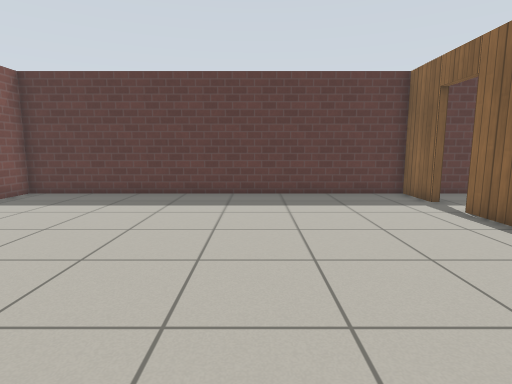
view 1 (above)

19 first-person views from a walk through a Gazebo world. The camera is 0.94 m above the floor, tilts 8° down and sees 80° across. The floor is counted in squares, 0.5 m on a side. Each view is taken from the middle of a square. On the plan, view 1 faces up. The plan holds only what a view shows up to about 16 squares ahead; the rest is blank. Simple patterns stand in for the simulator's built-in surfaces.

view 2
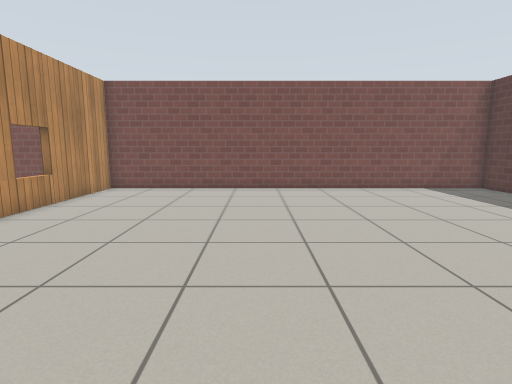

view 3
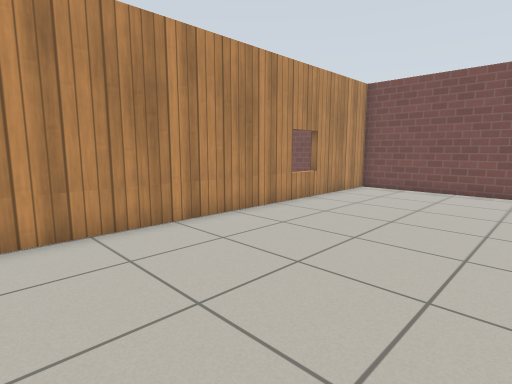

view 4
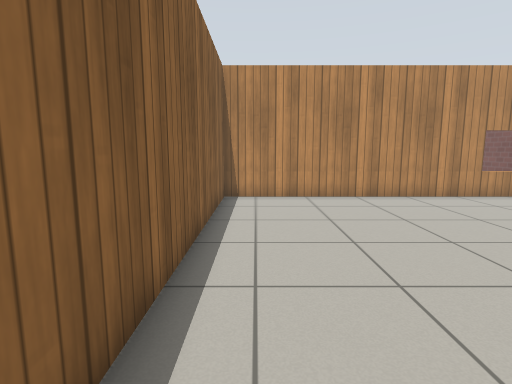

view 5
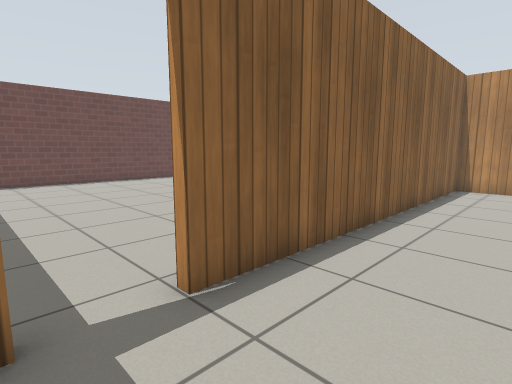

view 6
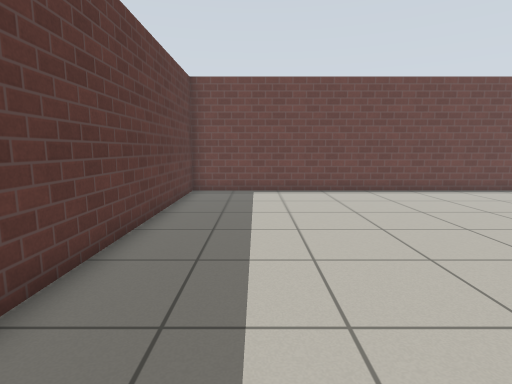

view 7
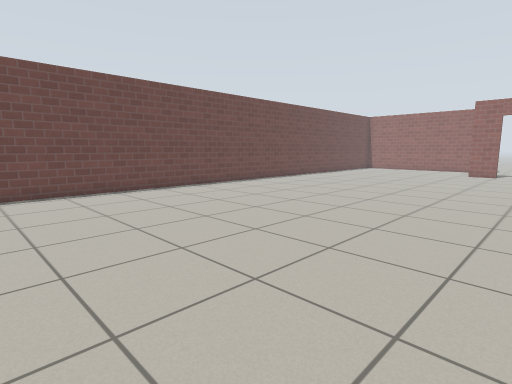

view 8
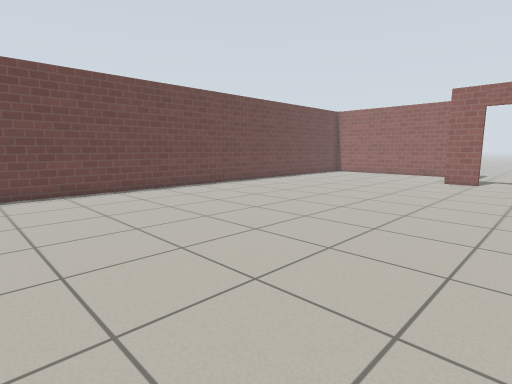

view 9
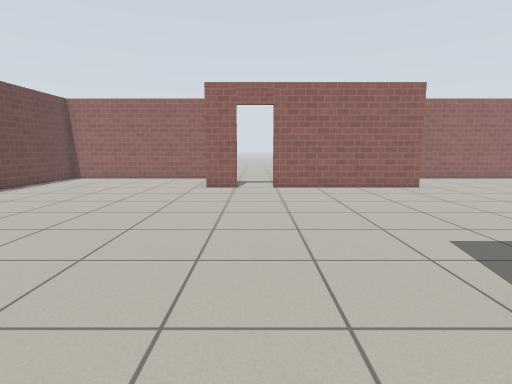

view 10
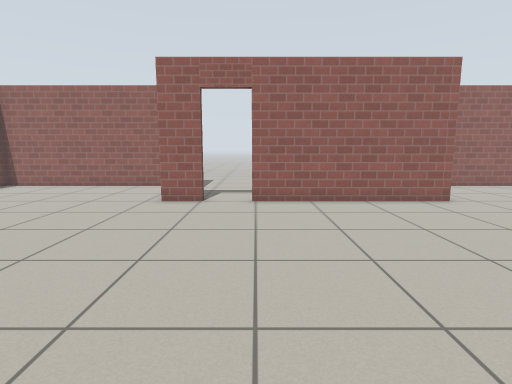

view 11
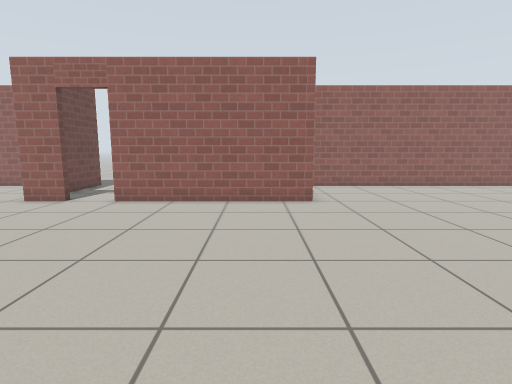

view 12
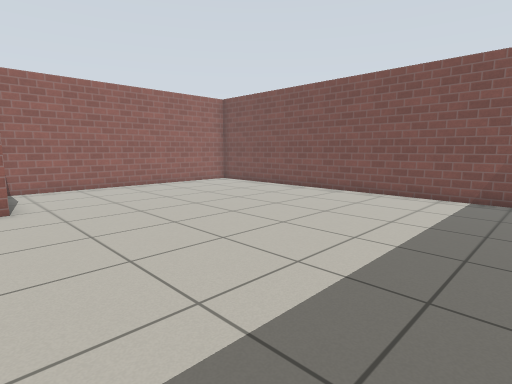

view 13
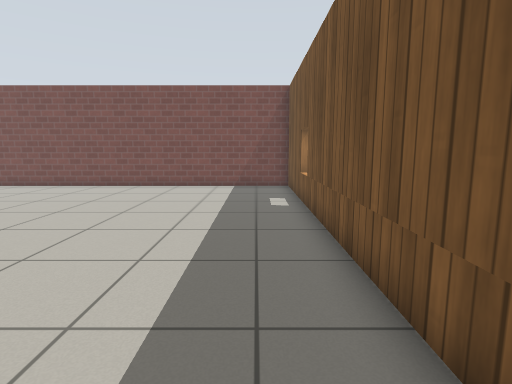

view 14
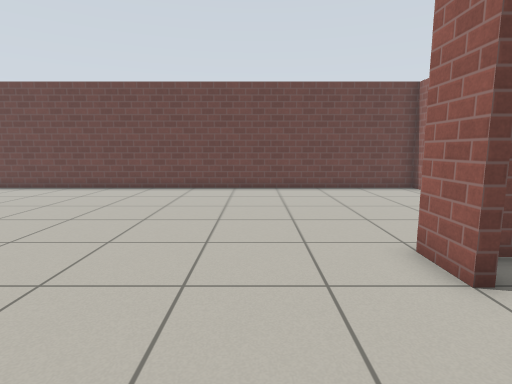

view 15
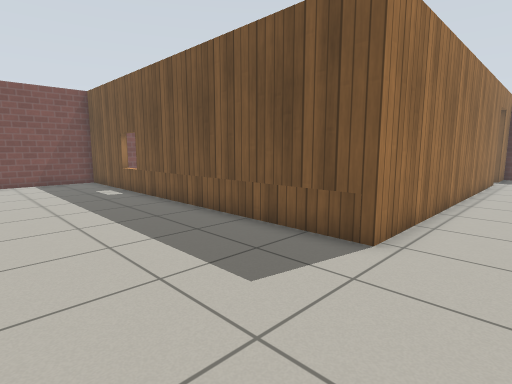

view 16
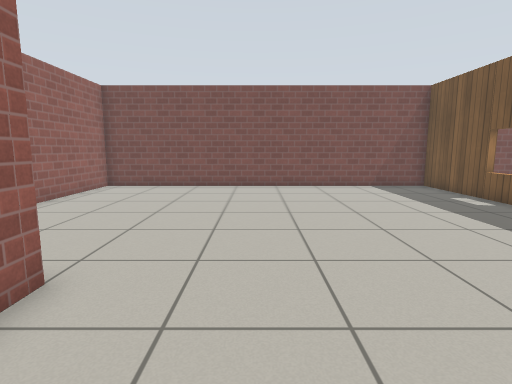

view 17
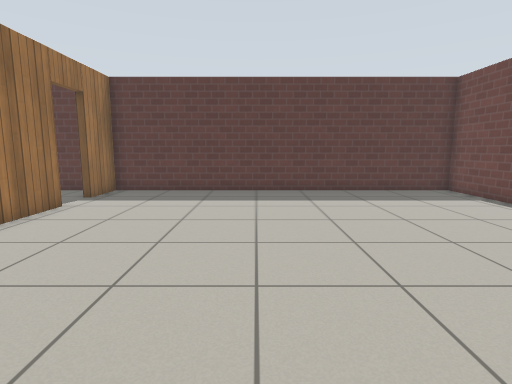

view 18
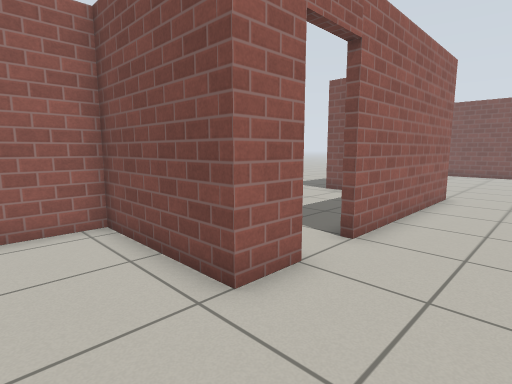

view 19
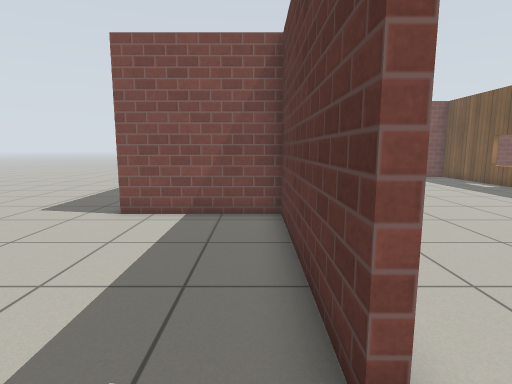

### Floor plan
Ten units are one square. View 1 is at (0, 0); x grows to the right and y downward. Boxes are objects, and circles mark ways between rooms. Rooms are numbered by the first view taken in them; rooms with no view inside come last. Other rooms are left out.
<svg viewBox="-102 -134 325 359">
<path fill="none" stroke="#000" d="M63 -108 63 -129 -97 -129 -97 50 63 50 63 -90M109 170 124 170 124 217 218 217 218 -129 66 -129 66 -108M19 170 91 170M66 -90 66 53 -97 53 -97 217 15 217M91 173 22 173 22 220M121 220 121 182"/>
<circle cx="63" cy="-97" r="3" fill="#2a7"/>
<circle cx="105" cy="170" r="3" fill="#2a7"/>
<text x="-20" y="-40">1</text>
<text x="90" y="70">2</text>
<text x="60" y="180">3</text>
</svg>
Room 1 opens to room 2. Room 2 opens to room 3.

Where each view was taken, in squares from view 1:
view 1: 0 up, 0 right, facing up
view 2: 2 up, 5 right, facing left
view 3: 2 up, 5 right, facing down-left
view 4: 7 up, 5 right, facing down
view 5: 11 up, 3 right, facing down-right
view 6: 10 up, 8 right, facing right
view 7: 8 up, 8 right, facing down-right
view 8: 2 up, 8 right, facing down-right
view 9: 2 down, 10 right, facing down
view 10: 6 down, 9 right, facing down
view 11: 6 down, 4 right, facing down
view 12: 6 down, 3 right, facing down-left
view 13: 7 down, 6 right, facing left
view 14: 14 down, 7 right, facing right
view 15: 11 down, 9 right, facing up-left
view 16: 14 down, 6 right, facing left
view 17: 1 down, 13 right, facing up
view 18: 14 down, 15 right, facing down-left
view 19: 18 down, 11 right, facing left
